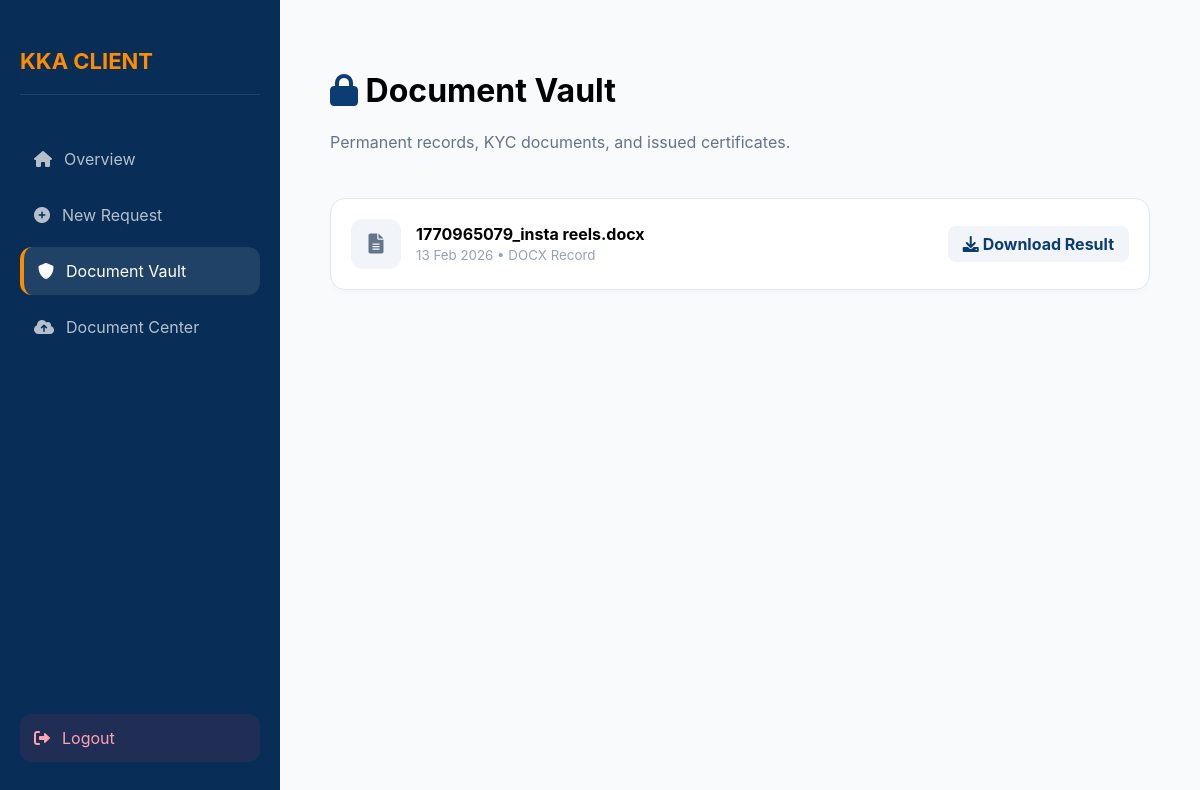
The page /client/my-documents.php (signed in) on the database its author committed.
### tables this page shows
CREATE TABLE `client_documents` (
  `id` int(11) NOT NULL,
  `client_id` varchar(50) DEFAULT NULL,
  `doc_category` enum('center','vault') DEFAULT 'center',
  `file_name` varchar(255) DEFAULT NULL,
  `file_path` varchar(255) DEFAULT NULL,
  `upload_date` timestamp NOT NULL DEFAULT current_timestamp(),
  `category` varchar(100) DEFAULT 'Other',
  `assigned_to` varchar(255) DEFAULT NULL,
  `status` varchar(50) DEFAULT 'Assigned',
  `employee_remarks` text DEFAULT NULL,
  `result_file` varchar(255) DEFAULT NULL,
  `created_at` timestamp NOT NULL DEFAULT current_timestamp(),
  `admin_note` text DEFAULT NULL,
  `instruction` text DEFAULT NULL
);

### client/my-documents.php (the view, shortened to what this page needs)
<?php
include('../db.php');
$client_identifier = $_SESSION['user']['identifier'];
?>
<!DOCTYPE html>
<html lang="en">
<head>
    <link rel="stylesheet" href="https://cdnjs.cloudflare.com/ajax/libs/font-awesome/6.0.0/css/all.min.css">
</head>
<body>
<div class="sidebar">
    <h2>KKA CLIENT</h2>
    <a href="client-dashboard.php"><i class="fas fa-home"></i> Overview</a>
    <a href="request-service.php"><i class="fas fa-plus-circle"></i> New Request</a>
    <a href="my-documents.php" class="active"><i class="fas fa-shield-alt"></i> Document Vault</a>
    <a href="upload-docs.php"><i class="fas fa-cloud-upload-alt"></i> Document Center</a>
    <a href="../logout.php" class="logout-link"><i class="fas fa-sign-out-alt"></i> Logout</a>
</div>
<div class="main">
    <div class="vault-header">
        <div>
            <h1><i class="fas fa-lock" style="color:var(--navy);"></i> Document Vault</h1>
            <p style="color: #64748b;">Permanent records, KYC documents, and issued certificates.</p>
        </div>
    </div>
    <div class="vault-container">
        <?php
        $query = "SELECT * FROM client_documents
                  WHERE client_id = '$client_identifier'
                  AND doc_category = 'vault'
                  AND status = 'Released'
                  ORDER BY id DESC";
        $result = $conn->query($query);
        if ($result && $result->num_rows > 0) {
            while($doc = $result->fetch_assoc()) {
                $file_to_check = $doc['result_file'] ? $doc['result_file'] : $doc['file_name'];
                $ext = strtolower(pathinfo($file_to_check, PATHINFO_EXTENSION));
                $icon = "fa-file-alt";
                $icon_bg = "#f1f5f9";
                $icon_color = "#64748b";
                ?>
                <div class="doc-card">
                    <div class="doc-info">
                        <div class="doc-icon" style="background: <?= $icon_bg ?>; color: <?= $icon_color ?>;">
                            <i class="fas <?= $icon ?>"></i>
                        </div>
                        <div>
                            <h4 style="margin:0;"><?= htmlspecialchars($doc['file_name']) ?></h4>
                            <small style="color:#94a3b8;">
                                <?= date('d M Y', strtotime($doc['created_at'])) ?> •
                                <?= strtoupper($ext) ?> Record
                            </small>
                        </div>
                    </div>
                    <?php if($doc['result_file']): ?>
                        <a href="../uploads/vault/<?= htmlspecialchars($doc['result_file']) ?>" class="btn-download" download>
                            <i class="fas fa-download"></i> Download Result
                        </a>
                    <?php else: ?>
                        <span style="color:#94a3b8; font-size:12px;">Processing...</span>
                    <?php endif; ?>
                </div>
                <?php
            }
        } else {
            echo '<div class="empty-state">
                    <i class="fas fa-folder-open fa-3x" style="margin-bottom:15px; opacity:0.3;"></i>
                    <p>No permanent records found in your vault yet.</p>
                  </div>';
        }
        ?>
    </div>
</div>
</body>
</html>

### client/my-documents.php (style rules this page uses)
:root { --navy: #0b3c74; --orange: #ff8c00; --sidebar: #082d56; --bg: #f8fafc; }
body { display:flex; margin:0; background:var(--bg); font-family: 'Inter', sans-serif; }
.sidebar { width:280px; background:var(--sidebar); color:white; height:100vh; position:fixed; padding:30px 20px; box-sizing: border-box; display: flex; flex-direction: column; }
.sidebar h2 { font-size: 22px; color: var(--orange); margin-bottom: 40px; border-bottom: 1px solid rgba(255,255,255,0.1); padding-bottom: 20px; }
.sidebar a { color:rgba(255,255,255,0.7); text-decoration:none; display:flex; align-items:center; gap:12px; padding:14px; margin-bottom:8px; border-radius:12px; transition: 0.3s; }
.sidebar a:hover, .sidebar a.active { background:rgba(255,255,255,0.1); color:white; border-left: 4px solid var(--orange); }
.logout-link { margin-top: auto; color: #fda4af !important; background: rgba(244, 63, 94, 0.1); }
.main { margin-left:280px; padding:50px; width:calc(100% - 280px); }
.vault-header { display: flex; justify-content: space-between; align-items: center; margin-bottom: 30px; }
.doc-card { background: white; padding: 20px; border-radius: 15px; display: flex; align-items: center; justify-content: space-between; margin-bottom: 15px; border: 1px solid #e2e8f0; transition: 0.3s; box-shadow: 0 4px 6px rgba(0,0,0,0.02); }
.doc-info { display: flex; align-items: center; gap: 15px; }
.doc-icon { width: 50px; height: 50px; border-radius: 12px; display: flex; align-items: center; justify-content: center; font-size: 20px; }
.btn-download { color: var(--navy); font-weight: 700; text-decoration: none; padding: 8px 15px; border-radius: 8px; background: #f1f5f9; transition: 0.2s; border: none; cursor: pointer; }

### rows shown on the page
client_documents: file_name "1770965079_insta reels.docx", created_at "13 Feb 2026", result_file "DOCX"
